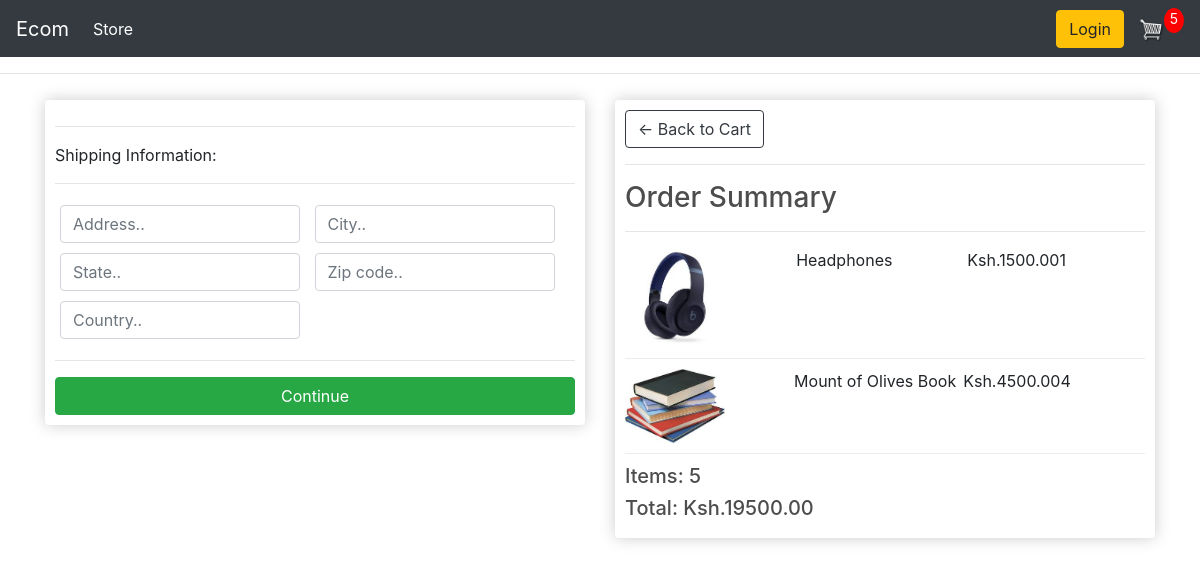
/checkout/ (signed in), run on an earlier commit of the app's database.
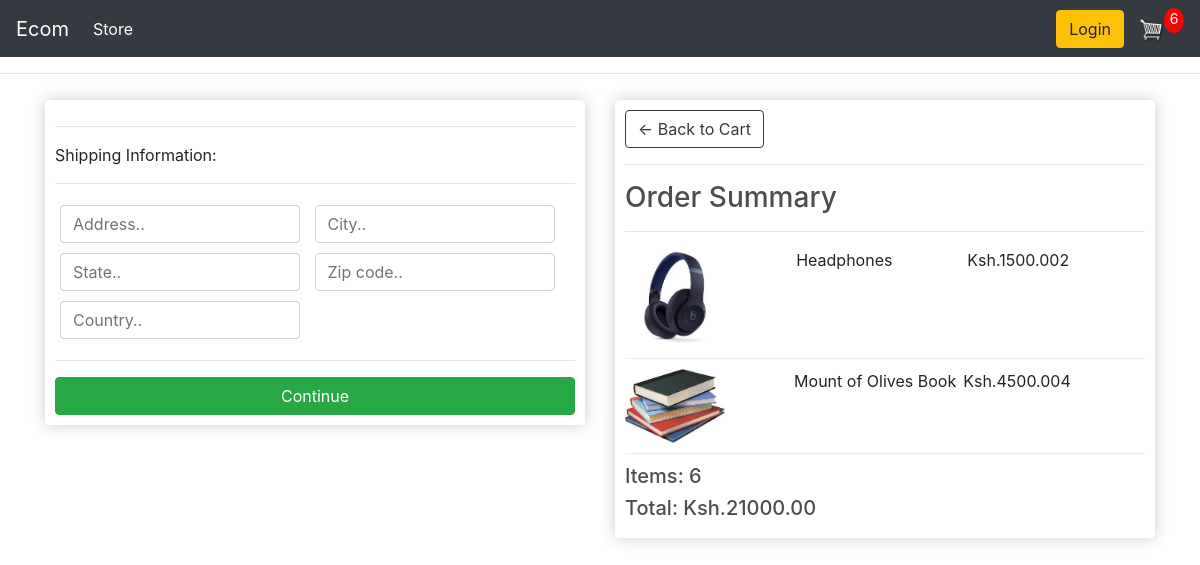
And on a later commit of the database.
### store/models.py (models this page shows, shortened)
class OrderItem(models.Model):
    product = models.ForeignKey(Product, on_delete=models.SET_NULL, null=True)
    order = models.ForeignKey(Order, on_delete=models.SET_NULL, null=True)
    quantity = models.IntegerField(default=0, null=True, blank=True)
    date_added = models.DateTimeField(auto_now_add=True)
    @property
    def get_total(self):
        total = self.product.price * self.quantity
        return total
    class Meta:
        verbose_name_plural = "Order Items"

class Order(models.Model):
    customer = models.ForeignKey(Customer, on_delete=models.SET_NULL, blank=True, null=True)
    date_ordered = models.DateTimeField(auto_now_add=True)
    complete = models.BooleanField(default=False)
    transaction_id = models.CharField(max_length=200, null=True)
    @property
    def shipping(self):
        shipping = False
        orderitems = self.orderitem_set.all()
        for i in orderitems:
            if i.product.digital == False:
                shipping = True
        return shipping
    @property
    def get_cart_total(self):
        orderitems = self.orderitem_set.all()
        total = sum([item.get_total for item in orderitems])
        return total
    @property
    def get_cart_items(self):
        orderitems = self.orderitem_set.all()
        total = sum([item.quantity for item in orderitems])
        return total
    class Meta:
        verbose_name_plural = "Orders"

class Product(models.Model):
    name = models.CharField(max_length=200, null=True)
    price = models.DecimalField(max_digits=10, decimal_places=2)
    digital = models.BooleanField(default=False)
    image = models.ImageField(null=True, blank=True)
    @property
    def imageURL(self):
        try:
            url = self.image.url
        except:
            url = ''
        return url
    class Meta:
        verbose_name_plural = "Products"

### store/views.py (the view)
# urls.py: path('checkout/', views.checkout, name='checkout'),
def checkout(request):
    data = cartData(request)
    cartItems = data['cartItems']
    order = data['order']
    items = data['items']
    shipping = order.shipping  # Accessing the 'shipping' attribute with dot notation
    context = {'items': items, 'order': order, 'cartItems': cartItems, 'shipping': shipping}
    return render(request, 'store/checkout.html', context)

### store/utils.py (called while the page is built)
def cartData(request):
    if request.user.is_authenticated:
        customer = request.user.customer
        order, created = Order.objects.get_or_create(customer=customer, complete=False)
        items = order.orderitem_set.all()
        cartItems = order.get_cart_items
        shipping = order.shipping
    else:
        cookieData = cookieCart(request)
        cartItems = cookieData.get('cartItems', 0)
        order = cookieData.get('order', {'get_cart_total': 0, 'get_cart_items': 0, 'shipping': False})
        items = cookieData.get('items', [])
        shipping = order.get('shipping', False)
    return {'cartItems': cartItems, 'order': order, 'items': items}

### templates/store/checkout.html (shortened to what this page needs)
{% extends 'base.html' %}
{% load static %}
{% block content %}
<div class="row">
    <div class="col-lg-6">
        <div class="box-element" id="form-wrapper">
            <form id="form">
                <div id="shipping-info">
                    <hr>
                    <p>Shipping Information:</p>
                    <hr>
                    <div class="form-field">
                        <input class="form-control" type="text" name="address" placeholder="Address..">
                    </div>
                    <div class="form-field">
                        <input class="form-control" type="text" name="city" placeholder="City..">
                    </div>
                    <div class="form-field">
                        <input class="form-control" type="text" name="state" placeholder="State..">
                    </div>
                    <div class="form-field">
                        <input class="form-control" type="text" name="zipcode" placeholder="Zip code..">
                    </div>
                    <div class="form-field">
                        <input class="form-control" type="text" name="country" placeholder="Country..">
                    </div>
                </div>
                <hr>
                <input id="form-button" class="btn btn-success btn-block" type="submit" value="Continue">
            </form>
        </div>
        <br>
    </div>
    <div class="col-lg-6">
        <div class="box-element">
            <a class="btn btn-outline-dark" href="{% url 'cart' %}">&#x2190; Back to Cart</a>
            <hr>
            <h3>Order Summary</h3>
            <hr>
            {% for item in items %}
            <div class="cart-row">
                <div style="flex:2"><img class="row-image" src="{{item.product.imageURL}}"></div>
                <div style="flex:2"><p>{{item.product.name}}</p></div>
                <div style="flex:1"><p>Ksh.{{item.product.price}}</p></div>
                <div style="flex:1"><p>{{item.quantity}}</p></div>
            </div>
            {% endfor %}
            <h5>Items:  {{order.get_cart_items}} </h5>
            <h5>Total:  Ksh.{{order.get_cart_total|floatformat:2}}</h5>
        </div>
    </div>
</div>
{% endblock content %}

What changed in the data, as far as the page shows it:
changed OrderItem "Headphones": quantity "1" → "2"
changed through a linked row, Order: get_cart_items "5" → "6"; get_cart_total "19500.00" → "21000.00"
Also different on the page:
{{ cartItems }}: "5" → "6"
